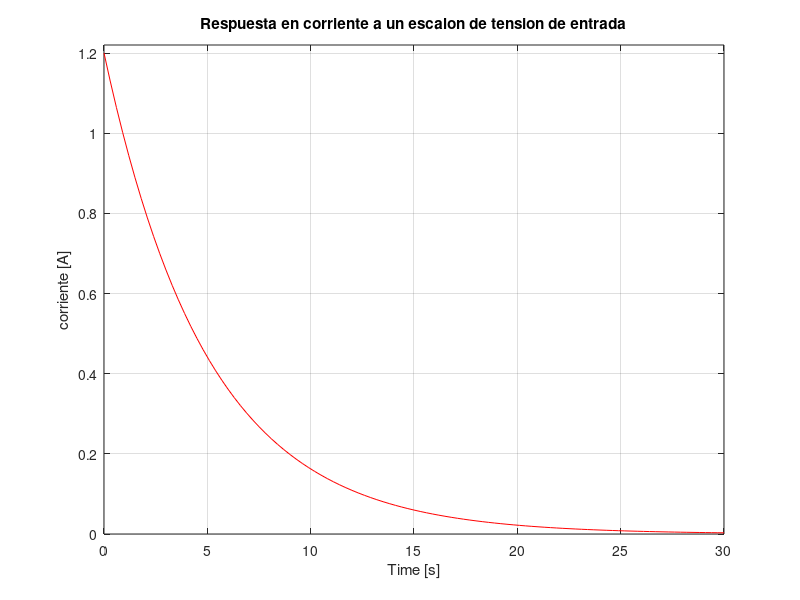

Source code (MATLAB):
%Respuesta del circuito RC
pkg load control
%--------------------------------------------------------------------------

%Definimos las constantes

R = 10;
C = 0.5;
V = 12;

%-------------------------------------------------------------------------

%Definimos la planta

num = [1];
num2 = [C 0];
den = [R*C 1];

Vc = tf(num,den)
Ic = tf(num2,den)

%Vemaos la respuesta al escalon

subplot(2,1,1)
step(V*Vc)
grid on
title('Respuesta en tension a un escalon de tension de entrada')
ylabel('tension [V]')
axis([0 30 0 12.5])

subplot(2,1,2)
step(V*Ic,'r')
grid on
title('Respuesta en corriente a un escalon de tension de entrada')
ylabel('corriente [A]')
axis([0 30 0 1.22])

